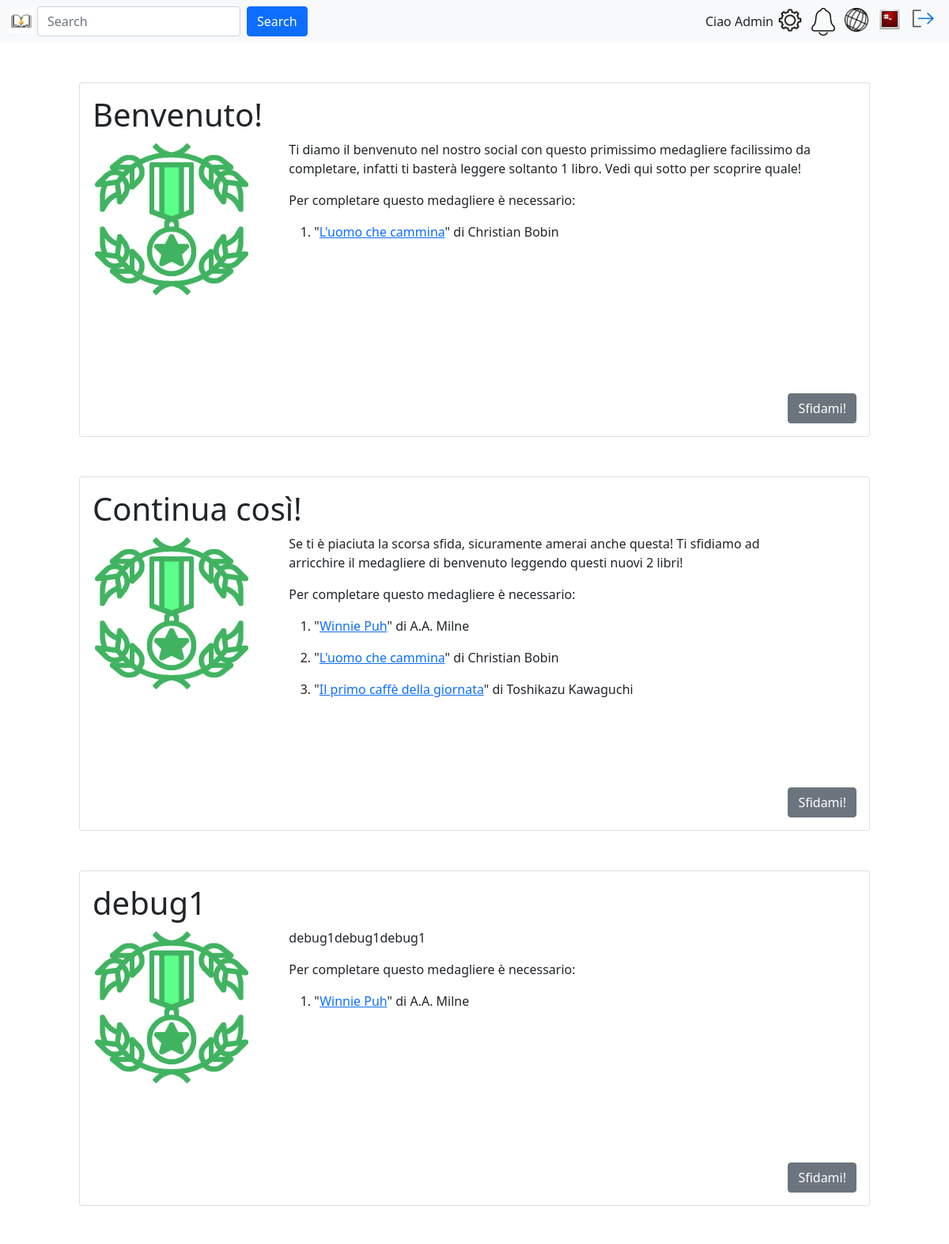
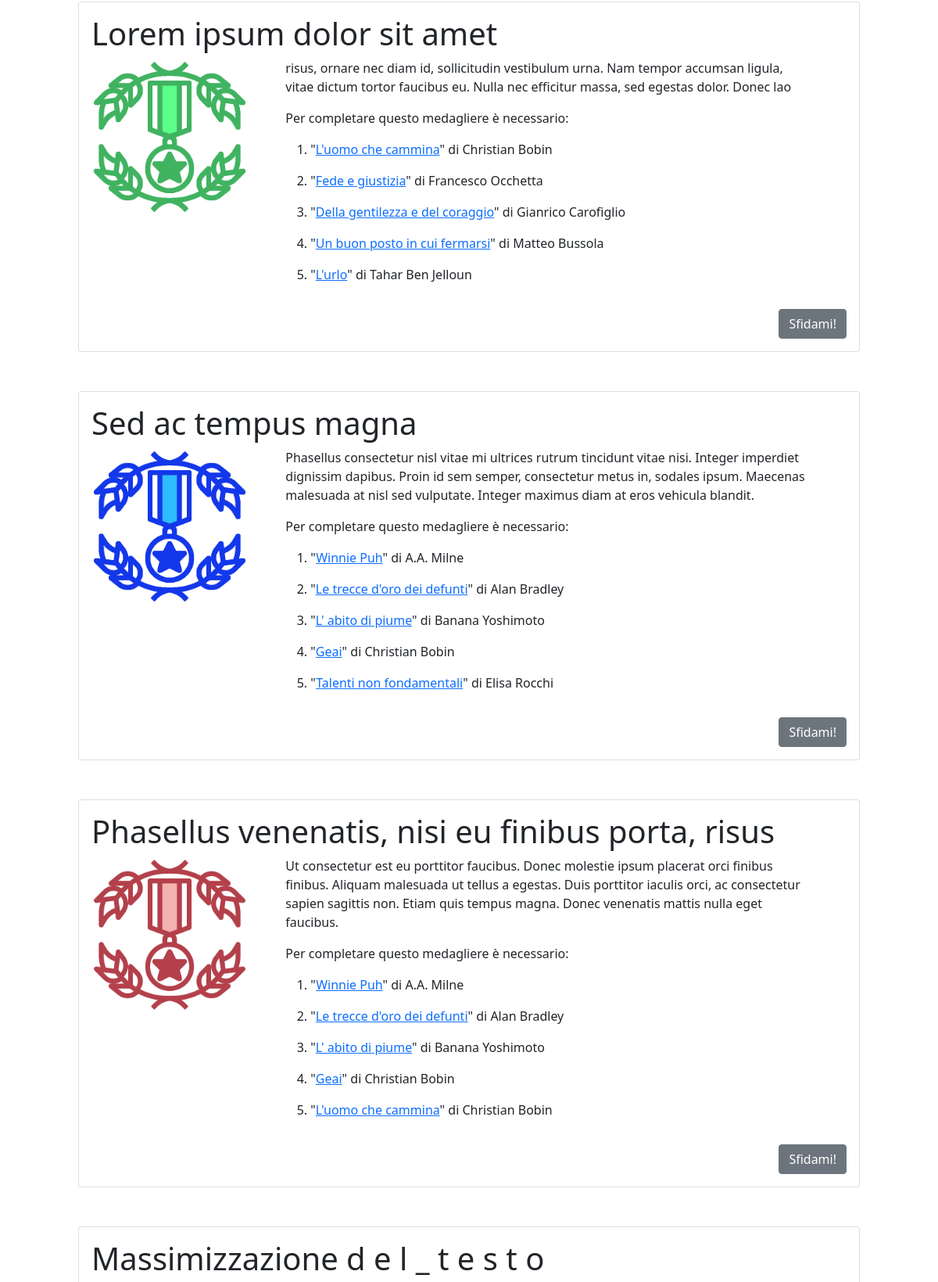
Page /newMedagliere.php (signed in, upper part) on the committed database (2 pictures, top to bottom).
### tables this page shows
CREATE TABLE `utente` (
  `id` int(8) NOT NULL AUTO_INCREMENT,
  `username` varchar(80) NOT NULL,
  `email` varchar(80) NOT NULL,
  `pwd` varchar(120) NOT NULL,
  `immagineProfilo` varchar(255) NOT NULL,
  `isAdmin` int(1) NOT NULL,
  `descrizione` varchar(150) DEFAULT NULL,
  `stato` int(1) NOT NULL,
  `numeroFollow` int(8) NOT NULL,
  PRIMARY KEY (`id`)
);

CREATE TABLE `medagliere` (
  `id` int(8) NOT NULL AUTO_INCREMENT,
  `titolo` varchar(255) NOT NULL,
  `descrizione` varchar(1023) NOT NULL DEFAULT 'Un nuovo medagliere ti aspetta!',
  PRIMARY KEY (`id`),
  UNIQUE KEY `ID_MEDAGLIERE_IND` (`id`)
);

CREATE TABLE `libro` (
  `id` int(8) NOT NULL AUTO_INCREMENT,
  `titolo` varchar(255) NOT NULL,
  PRIMARY KEY (`id`),
  UNIQUE KEY `ID_LIBRO_IND` (`id`)
);

CREATE TABLE `autore` (
  `id` int(8) NOT NULL,
  `nome` varchar(255) NOT NULL,
  PRIMARY KEY (`id`),
  UNIQUE KEY `ID_AUTORE_IND` (`id`)
);

### include/login.model.php (called while the page is built, shortened)
<?php
require_once 'config.php';
function getDbImageName(string $username){
    global $conn;
    $sql = "SELECT immagineProfilo FROM utente WHERE username = ?";
    $stmt = $conn->prepare($sql);
    $stmt->bind_param("s", $username);
    $stmt->execute();
    $result = $stmt->get_result();
    return $result->fetch_assoc()['immagineProfilo'];
}
?>

### include/login.controller.php (called while the page is built, shortened)
<?php
function getUserImage(string $username){
    $defaultProfileImage = "images/users/default.png";
    $image = "images/users/" . getDbImageName($username);
    try {
        if (is_file($image) && (getimagesize($image) !== false)) {
                return $image;
            }
    }
    catch (Exception $e) {
        echo '<script>';
        echo 'console.log("Errore nel reperire l\'immagine del profilo utente da db");';
        echo '</script>';
        }
    return $defaultProfileImage;
}
?>

### include/model/selectors.php (called while the page is built, shortened)
<?php
require_once("include/config.php");
function getLibroIdFromLibroWhereTitle($title){
    global $conn;
    $sql = "SELECT L.id from libro L WHERE L.titolo=?";
    $stmt = $conn->prepare($sql);
    $stmt->bind_param("s", $title);
    $stmt->execute();
    $result = $stmt->get_result();
    $tmp = $result->fetch_assoc();
    return isset($tmp["id"]) ? $tmp["id"] : 0;
}
function getLibroEAutoreByMedagliereId($medID){
    global $conn;
    $sql = "SELECT L.titolo, A.nome
            from libro L, autore A, scrittoda S, compone C
            WHERE C.medagliereId = ?
            and C.libroId = L.id
            and L.id = S.libroId
            and S.autoreId = A.id
            ORDER by  A.nome, L.titolo;";
    $stmt = $conn->prepare($sql);
    $stmt->bind_param("i", $medID);
    $stmt->execute();
    $result = $stmt->get_result();
    $tmp = $result->fetch_all(MYSQLI_ASSOC);
    return $tmp;
}
function checkIfUserReadBook($userId, $libroId){
    global $conn;
    $sql = "SELECT *
            from Post P
            where p.utenteId = ?
            and p.libroId = ?;";
    $stmt = $conn->prepare($sql);
    $stmt->bind_param("ii", $userId, $libroId);
    $stmt->execute();
    $result = $stmt->get_result();
    if ($result->num_rows > 0) {
        return true;
    } else {
        return false;
    }
}
function getMedThatUserNotChallenge($idUser){
    global $conn;
    $sql = "SELECT M.id
            From medagliere M
            where M.id not in(select S.medagliereId
                        from sottoscrive S
                        where S.utenteId = ?);";
    $stmt = $conn->prepare($sql);
    $stmt->bind_param("i", $idUser);
    $stmt->execute();
    $result = $stmt->get_result();
    $tmp = $result->fetch_all(MYSQLI_ASSOC);
    return array_column($tmp, 'id');
}
function getMedInfo($medId){
    global $conn;
    $sql = "SELECT * FROM medagliere M WHERE M.id=?;";
    $stmt = $conn->prepare($sql);
    $stmt->bind_param("i", $medId);
    $stmt->execute();
    $result = $stmt->get_result();
    $tmp = $result->fetch_all(MYSQLI_ASSOC);
    return $tmp;
}
function getLibriLettiDaUserId($idUser){
    global $conn;
    $sql = "SELECT libroId
            From post
            where utenteID=?";
    $stmt = $conn->prepare($sql);
    $stmt->bind_param("i", $idUser);
    $stmt->execute();
    $result = $stmt->get_result();
    $tmp = $result->fetch_all(MYSQLI_ASSOC);
    return array_column($tmp, 'libroId');
}
?>

### include/view/formattators.php (the view)
<?php
function obtainList($libriInMedagliere, $who){
    $res = "";
    foreach ($libriInMedagliere as $a) {
        $tmpRes = "";
        if (checkIfUserReadBook($who, getLibroIdFromLibroWhereTitle($a["titolo"]))){
            $tmpRes = "<li> <p class='libroLetto'>";
        } else {
            $tmpRes = "<li> <p class='libroNonLetto'>";
        }
        $nomeLibroS = str_replace(" ", "+", $a["titolo"]);
        $virgola = ",";
        $nomeAutoreS = str_replace(" ", "+", $a["nome"]);
        $totalLink = "https://www.google.com/search?q=" . $nomeLibroS . $virgola . "+" . $nomeAutoreS;
        $tmpRes .= "\"<a href=\"" . $totalLink . "\">" . $a["titolo"] . "</a>\" di " . $a["nome"];
        $tmpRes .= "</p></li>";
        $res .= $tmpRes;
    }
    return $res;
}
?>

### newMedagliere.php (shortened to what this page needs)
<?php
require_once('include/model/insertOnDB.php');
require("include/model/selectors.php");
require_once("include/view/formattators.php");
$basicAmount = 10;
$amountLoading = isset($_POST["amountLoad"]) ? $_POST["amountLoad"] : 0;
$amountForLoad = 5;
$toLoad = $basicAmount + ($amountLoading * $amountForLoad);
function getCorrectImg($amountLeastBooks){
    $imgName = "";
    $altImg = "";
    $limits = array(5,15);
    $category = 0;
    while ($amountLeastBooks > 0 && $category < sizeof($limits)){
        $delta = $limits[$category];
        if ($category > 0) {
            $delta = $delta - $limits[$category-1];
        }
        $amountLeastBooks = $amountLeastBooks - $delta;
        if ($amountLeastBooks > 0) {
            $category = $category + 1;
        }
    }
    switch ($category){
        case 0:
            $imgName = "medagliaFacile.png";
            $altImg = "Ce l'hai quasi fatta!";
            break;
        case 1:
            $imgName = "medagliaMedia.png";
            $altImg = "Non manca troppo dai...";
            break;
        case 2:
            $imgName = "medagliaDifficile.png";
            $altImg = "Meglio se guardi altrove!";
            break;
    }
    return array($imgName, $altImg);
}
function createOneMed($medToPrint, $indexToConsider, $libriLetti, $who){
    $toAdd = "Med" . $indexToConsider;
    $infos = getMedInfo($medToPrint[$indexToConsider])[0];
    $libriInMedagliere = getLibroEAutoreByMedagliereId($medToPrint[$indexToConsider]);
    $medBookIndex = array();
    foreach (array_column($libriInMedagliere,"titolo") as $titolo) {
        array_push($medBookIndex,getLibroIdFromLibroWhereTitle($titolo));
    }
    $remainsBook = array_diff($medBookIndex, $libriLetti);
    $canReclame = empty($remainsBook);
    $titleMed = $infos["titolo"];
    $descMed = $infos["descrizione"];
    $books = obtainList($libriInMedagliere, $who);
    $buttonText = "Sfidami!";
    $buttonValue = $infos["id"];
    $decorativeInfos = getCorrectImg(sizeof($remainsBook));
    $imgToAdd = $decorativeInfos[0];
    $altImg = $decorativeInfos[1];
    $complete = "<div class=\"card medContainer\">" .
                    "<div class=\"card-body\" id=\"" . $toAdd . "\">" .
                        "<h1 class=\"card-text titleMed\">" . $titleMed . "</h1>" .
                        "<div class=\"allMedInfo d-flex\">" .
                            "<div class=\"titlecontainer\" id=\"titlecontainer" . $toAdd . "\">" .
                            "<img " .
                                "src=\"images/medagliereNewIcons/" . $imgToAdd . "\" " .
                                "alt=\"" . $altImg . "\" " .
                                "class=\"rounded float-left imgmedagliere\" " .
                                "id=\"imgmedagliere" . $toAdd . "\" " .
                                "/>" .
                        "</div>" .
                        "<div class=\"infocontainer\" id=\"infocontainer" . $toAdd . "\">" .
                            "<p class=\"descrzionemed\">" . $descMed . "</p>" .
                            "<p class=\"messaggio\"> Per completare questo medagliere è necessario:</p>" .
                            "<ol>" .
                                $books .
                            "</ol>" .
                        "</div>" .
                    "</div>" .
                    "<footer>" .
                        "<button class=\"btn btn-secondary\" " .
                            "form=\"challengeNewMed\" " .
                            "type=\"submit\" " .
                            "name=\"submitButton\" ".
                            "value=\"" . $buttonValue . "\">" . $buttonText . "</button>" .
                    "</footer>" .
                "</div>" .
            "</div>";
    return $complete;
}
$userIdToConsider = $_SESSION["id"];
$libriLetti = getLibriLettiDaUserId($userIdToConsider);
$medToPrint = getMedThatUserNotChallenge($userIdToConsider);
?>
<!DOCTYPE html>
<html lang="it">
<head>
    <link href="https://cdn.jsdelivr.net/npm/bootstrap@5.1.3/dist/css/bootstrap.min.css" rel="stylesheet"
>
    <link rel="stylesheet" type="text/css" href="css/JPNewMed.css">
    <link rel="stylesheet" type="text/css" href="css/landingPage.css">
</head>
<body>
    <?php require('navbarSelect.php'); ?>
    <section class="d-flex">
        <div class="col-1"></div>
        <div class="col-10" id="newMedaglieri">
        <form id="challengeNewMed"
            class="form-group"
            action="newMedagliere.php"
            method="post"
            enctype="multipart/form-data">
            <?php
            $upperbound = min(array($toLoad, sizeof($medToPrint)));
            if($upperbound > 0){
                for ($i=0; $i < $upperbound; $i++) {
                    echo createOneMed($medToPrint, $i, $libriLetti, $userIdToConsider);
                }
            } else {
                echo "<h3> Niente di nuovo qui, torna la prossima volta! </h3>";
            }
             ?>
        </form>
        </div>
        <div class="col-1"></div>
    </section>
</body>
</html>

### navbar.php
<?php
include_once("include/login.controller.php");
include_once("include/login.model.php");
?>
<header>
    <nav class="navbar navbar-expand navbar-light bg-light">
        <div class="container-fluid">
            <a href="landingPage.php"> <img id="logo" src="images/logoLetturePremiateSmall.jpg" alt="Logo con libro e medaglia"> </a>
            <form class="d-flex me-auto">
                <input class="form-control me-2" type="search" placeholder="Search" aria-label="Search">
                <button class="btn btn-primary" type="submit">Search</button>
            </form>
          <div id="username" class="d-flex"><?php echo "Ciao " . ucfirst($_SESSION["username"]);?></div>
          <div class="d-flex" id="navbarSupportedContent">
            <ul class="navbar-nav">
              <li class="nav-item">
                <a href="settingPage.php"><img src="images/settingLogo.png" alt="Impostazioni"></a>
              </li>
              <li class="nav-item">
                <img src="images/notifyLogo.png" alt="Notifiche">
              </li>
              <li class="nav-item dropdown">
                <a href="discoveryPage.php"><img src="images/discoveryLogo.png" alt="Scopri"></a>
              </li>
              <li class="nav-item">
                <a href="profilePage.php"><img src=<?php echo getUserImage($_SESSION["username"]); ?> alt="Immagine Profilo"> </a>
              </li>
                <li class="nav-item">
                <a href="logout.php"><img src="images/log-out.png" alt="Logout"></a>
              </li>
            </ul>
          </div>
        </div>
      </nav>
</header>

### css/JPNewMed.css (style rules this page uses)
body section div div.medContainer { margin: 5% 0; min-height: 300px; max-height: 500px; }
body section div div.medContainer div footer button { position: relative; float:right; }
div.infocontainer { min-height: 250px; max-height: 450px; width: auto; margin: 0 5%; }
img.imgmedagliere { max-width: 200px; aspect-ratio: 1; }
ol { width: 90%; min-height: 200px; max-height: 200px; overflow-y: auto; }

### css/landingPage.css (style rules this page uses)
#logo { width: 30px; height: auto; margin-right: 5px; }
#navbarSupportedContent img { width: 30px; height: auto; margin: 0 6px; }

### rows in the picture
utente: immagineProfilo (picture)
medagliere: titolo "Benvenuto!", descrizione "Ti diamo il benvenuto nel nostro social con questo primissimo medagliere facilissimo da completare, infatti ti basterà leggere soltanto 1 libro. Vedi qui sotto per scoprire quale!"
libro: titolo "L'uomo che cammina", autore.nome "Christian Bobin"
medagliere: titolo "Continua così!", descrizione "Se ti è piaciuta la scorsa sfida, sicuramente amerai anche questa! Ti sfidiamo ad arricchire il medagliere di benvenuto leggendo questi nuovi 2 libri!"
libro: titolo "Winnie Puh", autore.nome "A.A. Milne"
autore: nome "A.A. Milne"
autore: nome "Christian Bobin", nome "Christian Bobin Christian Bobin"
libro: titolo "Il primo caffè della giornata"
autore: nome "Toshikazu Kawaguchi"
medagliere: titolo "debug1", descrizione "debug1debug1debug1"
medagliere: titolo "Lorem ipsum dolor sit amet", descrizione "risus, ornare nec diam id, sollicitudin vestibulum urna. Nam tempor accumsan ligula, vitae dictum tortor faucibus eu. Nulla nec efficitur massa, sed egestas dolor. Donec lao"
libro: titolo "Fede e giustizia"
autore: nome "Francesco Occhetta"
libro: titolo "Della gentilezza e del coraggio"
autore: nome "Gianrico Carofiglio"
libro: titolo "Un buon posto in cui fermarsi"
autore: nome "Matteo Bussola"
libro: titolo "L'urlo"
autore: nome "Tahar Ben Jelloun"
medagliere: titolo "Sed ac tempus magna", descrizione "Phasellus consectetur nisl vitae mi ultrices rutrum tincidunt vitae nisi. Integer imperdiet dignissim dapibus. Proin id sem semper, consectetur metus in, sodales ipsum. Maecenas malesuada at nisl sed vulputate. Integer maximus diam at eros vehicula blandit."
libro: titolo "Le trecce d'oro dei defunti"
autore: nome "Alan Bradley"
libro: titolo "L' abito di piume"
autore: nome "Banana Yoshimoto"
libro: titolo "Geai"
libro: titolo "Talenti non fondamentali"
autore: nome "Elisa Rocchi"
medagliere: titolo "Phasellus venenatis, nisi eu finibus porta, risus", descrizione "Ut consectetur est eu porttitor faucibus. Donec molestie ipsum placerat orci finibus finibus. Aliquam malesuada ut tellus a egestas. Duis porttitor iaculis orci, ac consectetur sapien sagittis non. Etiam quis tempus magna. Donec venenatis mattis nulla eget faucibus."
medagliere: titolo "Massimizzazione d e l _ t e s t o"

### other values in the picture
$_SESSION["username"] "Admin"
